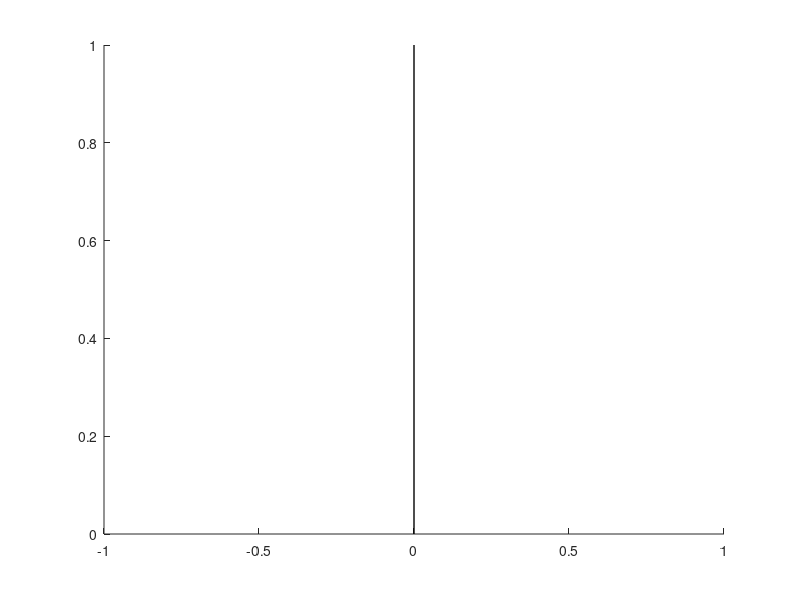

Write the MATLAB code that produced this figure. (Note: this script raises an error after producing the figure.)
%% Jack Lambert
% Chaotic Dynamics Problem Set 3
% Fractal Tree Plot
%% House Keeping 
close all;
clear all;
%% Constants for base
x0 = 0; % x - origin of root
y0 = 0; % y - origin of root
x1 = 0; % x - end point of root
y1 = 1; % y - end point of root
%% Part c.)

sl = 0.7; % Scalling factor of left root
sr = 0.65; % Scalling factor of right root
theta_l = 60; % Angle of rotation between left and right branches and root
theta_r = 40; 
level = 13; % Levels of branches 

figure()
hold on
plot([x0 x1],[y0 y1],'k','Linewidth',1)
Main(x0,y0,x1,y1,sl,sr,theta_r,theta_l,level);
title('Fractal Tree (s_L = 0.7, s_R = 0.65, \theta_L = 60, \theta_R = 40)')%,'Interpreter','latex')
hold off